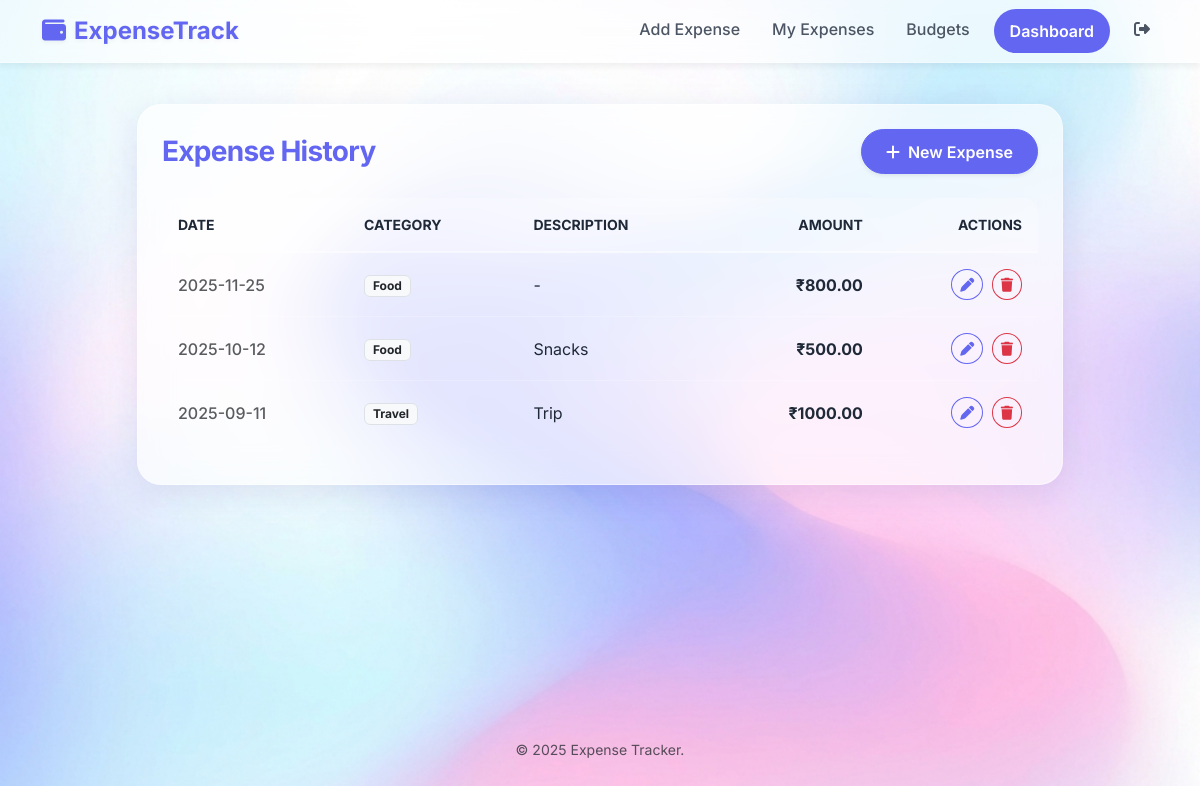
Screenshot of /view (signed in) with the database file from the repository.
### app.py (models this page shows)
class Expense(db.Model):
    id = db.Column(db.Integer, primary_key=True)
    user_id = db.Column(db.Integer, db.ForeignKey('user.id'), nullable=False, index=True)
    date = db.Column(db.Date, nullable=False)
    category = db.Column(db.String(80), nullable=False)
    amount = db.Column(db.Float, nullable=False)
    description = db.Column(db.Text, nullable=True)
    user = db.relationship('User', backref=db.backref('expenses', lazy=True))

### app.py (the view)
@app.route('/view')
@login_required
def view_expenses():
    expenses = Expense.query.filter_by(user_id=current_user.id).order_by(Expense.date.desc()).all()
    return render_template('view_expenses.html', expenses=expenses)

### app.py (called while the page is built)
@login_manager.user_loader
def load_user(user_id):
    return User.query.get(int(user_id))

### templates/view_expenses.html (shortened to what this page needs)
{% extends "base.html" %}
{% block content %}
<div class="row justify-content-center">
    <div class="col-lg-10">
        <div class="glass-card p-4">
            <div class="d-flex justify-content-between align-items-center mb-4">
                <h3 class="mb-0 fw-bold text-primary">Expense History</h3>
                <a href="{{ url_for('add_expense') }}" class="btn btn-primary rounded-pill shadow-sm"><i
                        class="fas fa-plus me-2"></i>New Expense</a>
            </div>
            <div class="table-responsive">
                <table class="table table-hover align-middle glass-table">
                    <thead class="text-secondary small text-uppercase">
                        <tr>
                            <th class="border-0">Date</th>
                            <th class="border-0">Category</th>
                            <th class="border-0">Description</th>
                            <th class="border-0 text-end">Amount</th>
                            <th class="border-0 text-end">Actions</th>
                        </tr>
                    </thead>
                    <tbody>
                        {% for exp in expenses %}
                        <tr class="border-bottom border-light">
                            <td class="fw-medium text-muted">{{ exp.date }}</td>
                            <td><span class="badge bg-light text-dark border">{{ exp.category }}</span></td>
                            <td class="text-truncate" style="max-width: 200px;">{{ exp.description or '-' }}</td>
                            <td class="fw-bold text-end">₹{{ '%.2f'|format(exp.amount) }}</td>
                            <td class="text-end">
                                <a href="{{ url_for('edit_expense', exp_id=exp.id) }}"
                                    class="btn btn-sm btn-icon btn-outline-primary rounded-circle me-1" title="Edit"><i
                                        class="fas fa-pen"></i></a>
                                <form method="post" action="{{ url_for('delete_expense', exp_id=exp.id) }}"
                                    style="display:inline" onsubmit="return confirm('Delete this expense?');">
                                    <button class="btn btn-sm btn-icon btn-outline-danger rounded-circle" title="Delete"
                                        type="submit"><i class="fas fa-trash"></i></button>
                                </form>
                            </td>
                        </tr>
                        {% endfor %}
                    </tbody>
                </table>
            </div>
        </div>
    </div>
</div>
{% endblock %}

### static/style.css (style rules this page uses)
:root { --primary-color: #6366f1; --primary-hover: #4f46e5; --secondary-color: #ec4899; --bg-color: #f3f4f6; --text-color: #1f2937; --glass-bg: rgba(255, 255, 255, 0.7); --glass-border: rgba(255, 255, 255, 0.5); --shadow-sm: 0 1px 2px 0 rgba(0, 0, 0, 0.05); --shadow-md: 0 4px 6px -1px rgba(0, 0, 0, 0.1), 0 2px 4px -1px rgba(0, 0, 0, 0.06); --shadow-lg: 0 10px 15px -3px rgba(0, 0, 0, 0.1), 0 4px 6px -2px rgba(0, 0, 0, 0.05); }
body { font-family: 'Inter', sans-serif; color: var(--text-color); background: url('/static/bg_light.png') no-repeat center center fixed; background-size: cover; min-height: 100vh; display: flex; flex-direction: column; }
.glass-card { background: rgba(255, 255, 255, 0.65); backdrop-filter: blur(16px); -webkit-backdrop-filter: blur(16px); border: 1px solid rgba(255, 255, 255, 0.4); border-radius: 1.5rem; box-shadow: 0 8px 32px 0 rgba(31, 38, 135, 0.1); transition: transform 0.3s ease, box-shadow 0.3s ease; }
.btn-primary { background-color: var(--primary-color); border-color: var(--primary-color); padding: 0.6rem 1.5rem; font-weight: 600; transition: all 0.2s; }
.btn-outline-primary { color: var(--primary-color); border-color: var(--primary-color); font-weight: 600; }
h1, h2, h3, h4, h5, h6 { font-weight: 700; letter-spacing: -0.025em; color: #111827; }
.text-primary { color: var(--primary-color) !important; }
.glass-table { --bs-table-bg: transparent !important; --bs-table-striped-bg: transparent !important; --bs-table-hover-bg: rgba(255, 255, 255, 0.3) !important; background-color: transparent !important; border-collapse: separate; border-spacing: 0; }
.glass-table> :not(caption)>*>* { background-color: transparent !important; box-shadow: none !important; }
.glass-table th { background-color: rgba(255, 255, 255, 0.25) !important; border-bottom: 2px solid rgba(255, 255, 255, 0.4) !important; color: var(--text-color); padding: 1rem; }
.glass-table th:first-child { border-top-left-radius: 1rem; border-bottom-left-radius: 0; }
.glass-table th:last-child { border-top-right-radius: 1rem; border-bottom-right-radius: 0; }
.glass-table td { background-color: transparent !important; border-bottom: 1px solid rgba(255, 255, 255, 0.2) !important; color: var(--text-color); padding: 1rem; }
.glass-table tr:last-child td:first-child { border-bottom-left-radius: 1rem; }
.glass-table tr:last-child td:last-child { border-bottom-right-radius: 1rem; }
.glass-table tr:last-child td { border-bottom: 0 !important; }

### rows the page displays
Expense: date "2025-11-25", category "Food", description "-", amount "800.00"
Expense: date "2025-10-12", category "Food", description "Snacks", amount "500.00"
Expense: date "2025-09-11", category "Travel", description "Trip", amount "1000.00"
